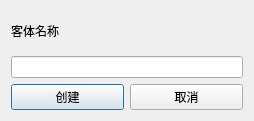
<?xml version="1.0" encoding="UTF-8"?>
<ui version="4.0">
 <class>ObjCreate</class>
 <widget class="QDialog" name="ObjCreate">
  <property name="geometry">
   <rect>
    <x>0</x>
    <y>0</y>
    <width>254</width>
    <height>121</height>
   </rect>
  </property>
  <property name="windowTitle">
   <string>Dialog</string>
  </property>
  <layout class="QVBoxLayout" name="verticalLayout_2">
   <item>
    <layout class="QVBoxLayout" name="verticalLayout">
     <item>
      <widget class="QLabel" name="label">
       <property name="text">
        <string>客体名称</string>
       </property>
      </widget>
     </item>
     <item>
      <widget class="QLineEdit" name="ObjName"/>
     </item>
     <item>
      <layout class="QHBoxLayout" name="horizontalLayout">
       <item>
        <widget class="QPushButton" name="createButton">
         <property name="text">
          <string>创建</string>
         </property>
        </widget>
       </item>
       <item>
        <widget class="QPushButton" name="closeButton">
         <property name="text">
          <string>取消</string>
         </property>
        </widget>
       </item>
      </layout>
     </item>
    </layout>
   </item>
  </layout>
 </widget>
 <resources/>
 <connections/>
</ui>
